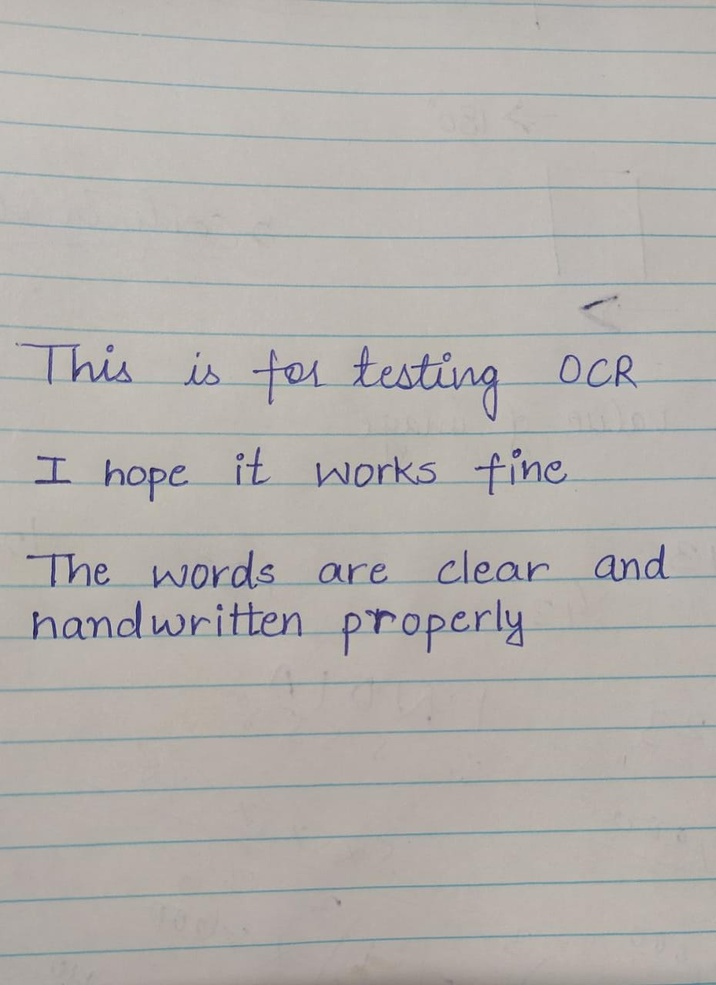
#> input picture test-bg/handc.jpeg, 716 x 985 px, shrunk from 930 x 1280 before the run
$ python bg-noise.py
#> lines starting #> are read from the running program, lines starting #| are printed output that depends on the picture; after the words box and inside, x2 and y2 are one past the last pixel; in counts of white or black regions, pixels touching at a corner belong together
import cv2
import pytesseract
from matplotlib import pyplot as plt

if __name__ == '__main__':
    img = cv2.imread('test-bg/handc.jpeg')
#> img is the input picture: shape (985, 716, 3); mean B, G, R 172.7, 176.1, 180.1
    img = cv2.medianBlur(img, 5)

    img_grey = cv2.cvtColor(img, cv2.COLOR_BGR2GRAY)
    th3 = cv2.adaptiveThreshold(img_grey, 255, cv2.ADAPTIVE_THRESH_GAUSSIAN_C, cv2.THRESH_BINARY_INV, 11, 2)
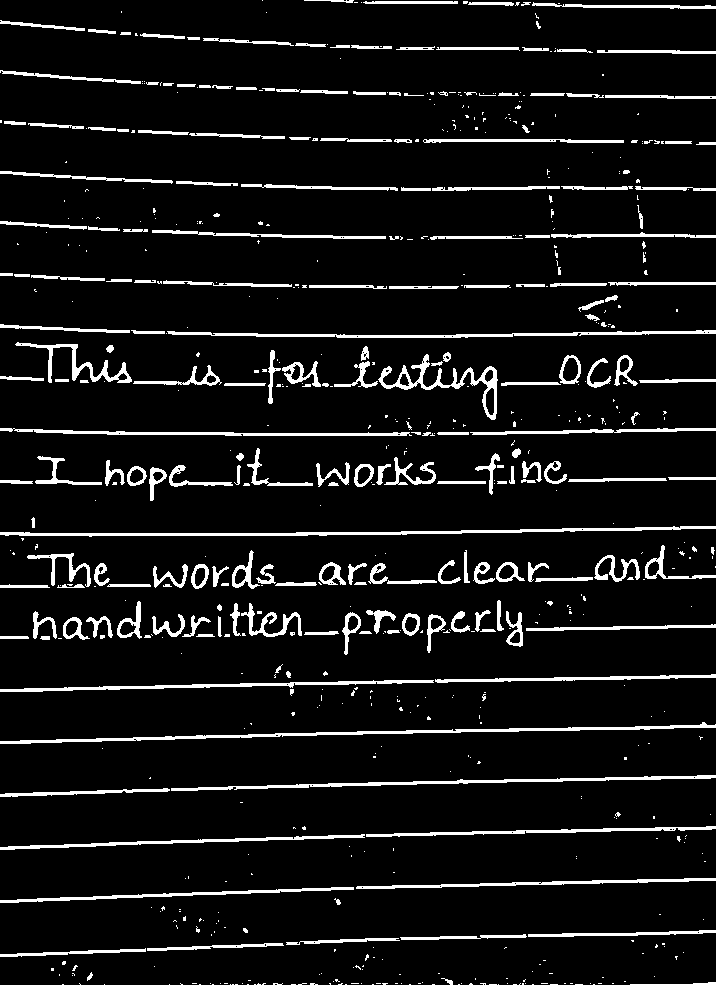
#> th3: shape (985, 716); 7.7% white; 687 white regions (467 under 20 px), largest, box (x1, y1, x2, y2) and area: (0, 722, 716, 744) 2266, (0, 526, 716, 537) 2207, (171, 775, 716, 791) 1720
    kernel = cv2.getStructuringElement(cv2.MORPH_RECT, (3,3))
    opening = cv2.morphologyEx(th3, cv2.MORPH_OPEN, kernel)
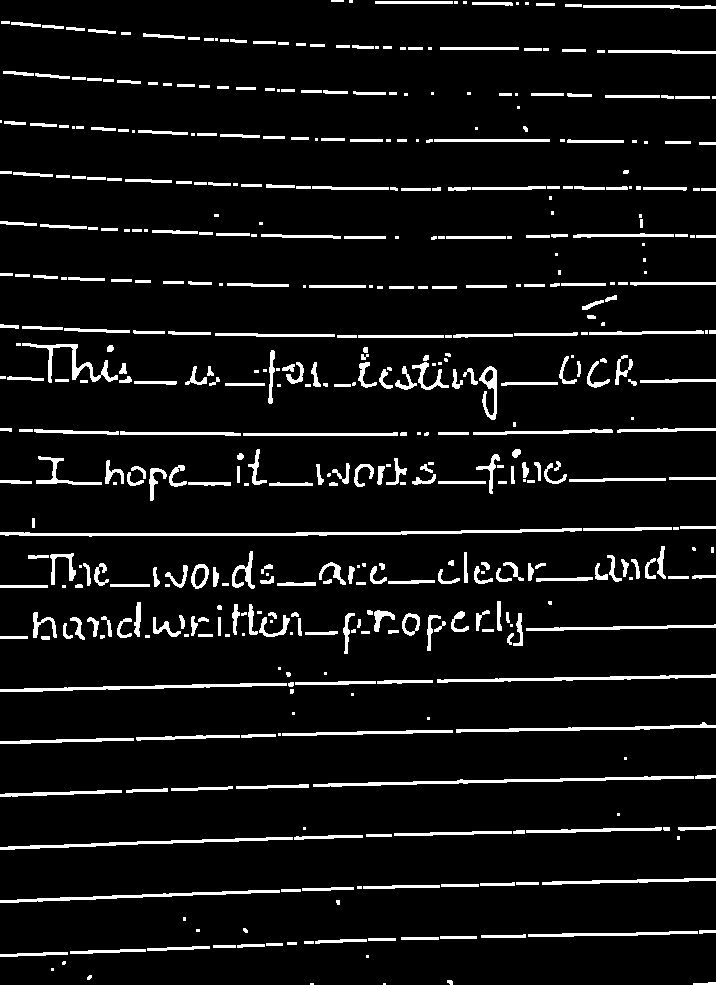
#> opening: shape (985, 716); 7.1% white; 495 white regions (125 under 20 px), largest, box (x1, y1, x2, y2) and area: (0, 528, 582, 537) 1798, (313, 776, 694, 787) 1204, (0, 683, 287, 692) 940

    result = 255 - opening
    print(pytesseract.image_to_string(result))
#> (this line was passed over: pytesseract is not available in this run)
    titles = ['Original Image', 'Adaptive Gaussian Thresholding', 'Final After Morph']
    images = [img, th3, result]
    cv2.imwrite('result/threshold.png', th3)
    cv2.imwrite('result/thresholdmorph.png', result)
    xrange = range
    for i in xrange(3):
        plt.subplot(2,2,i+1),plt.imshow(images[i],'gray')
        plt.title(titles[i])
        plt.xticks([]),plt.yticks([])
    plt.savefig("mygraph.png")
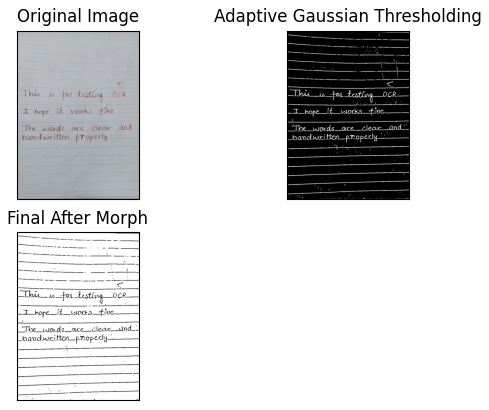
#> figure drawn by matplotlib, 3 panels; B, G, R data is drawn as R, G, B
    cv2.imshow('opening', opening)
    cv2.waitKey()

$ run again, with test-bg/hand.jpeg copied over test-bg/handc.jpeg
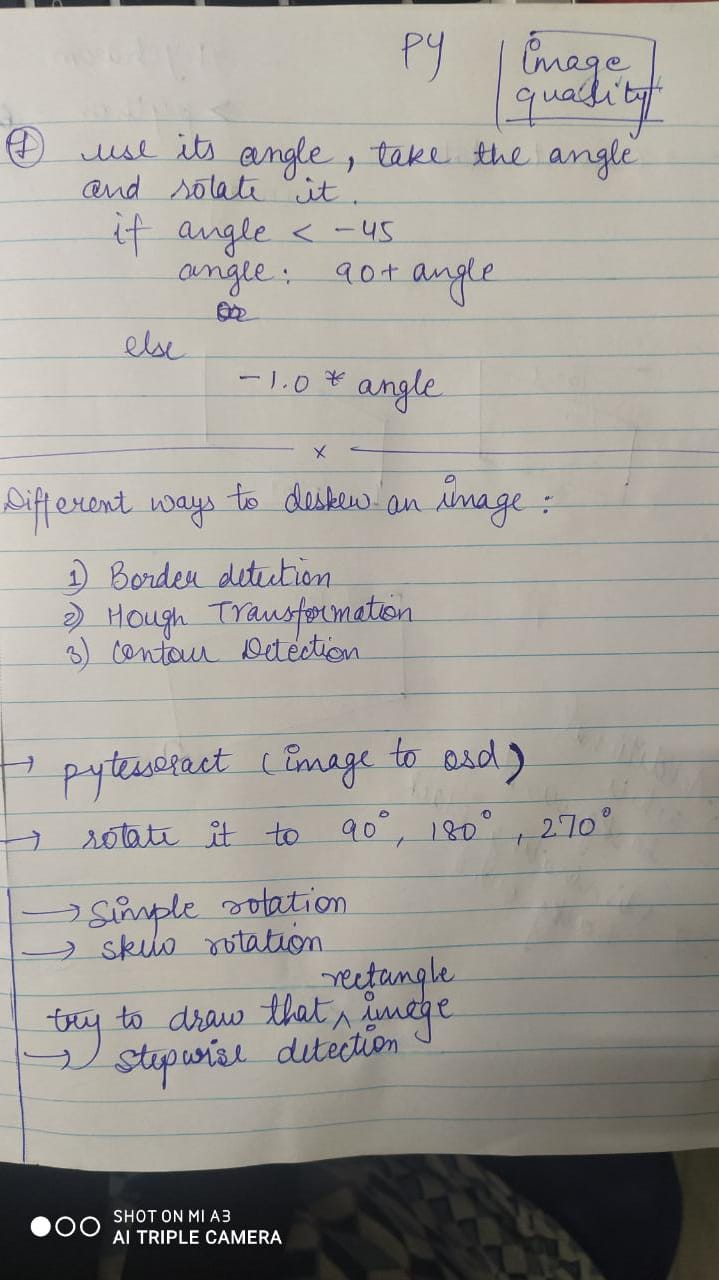
#> input picture test-bg/hand.jpeg, 719 x 1280 px
#> img is the input picture: shape (1280, 719, 3); mean B, G, R 152.3, 157.9, 161.4
#> `th3 = cv2.adaptiveThreshold(img_grey, 255, cv2.ADAPTIVE_THRESH_GAUSSIA..`:
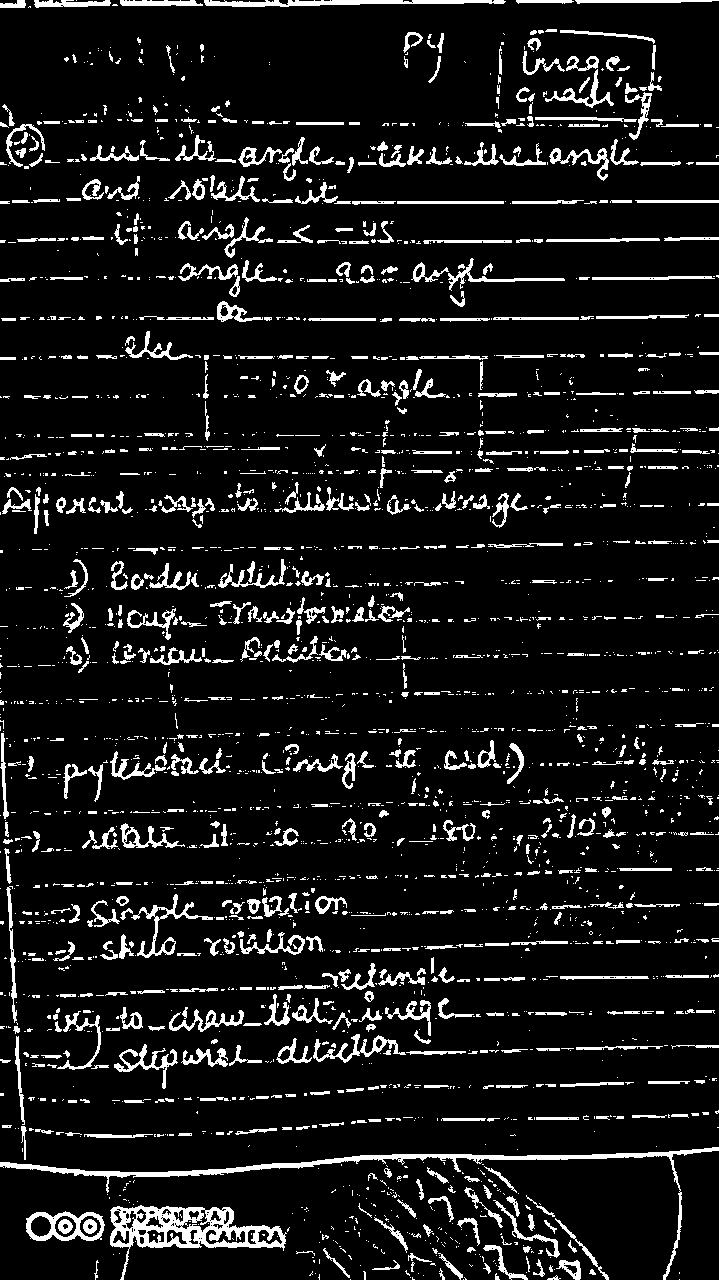
#> th3: shape (1280, 719); 9.2% white; 2951 white regions (2170 under 20 px), largest, box (x1, y1, x2, y2) and area: (110, 1205, 287, 1280) 4079, (0, 1147, 719, 1280) 3905, (204, 0, 506, 7) 1306
#> opening: shape (1280, 719); 6.7% white; 1627 white regions (750 under 20 px), largest, box (x1, y1, x2, y2) and area: (110, 1206, 286, 1248) 3583, (0, 1147, 719, 1177) 3378, (26, 1212, 104, 1241) 939
#> `plt.savefig("mygraph.png")`:
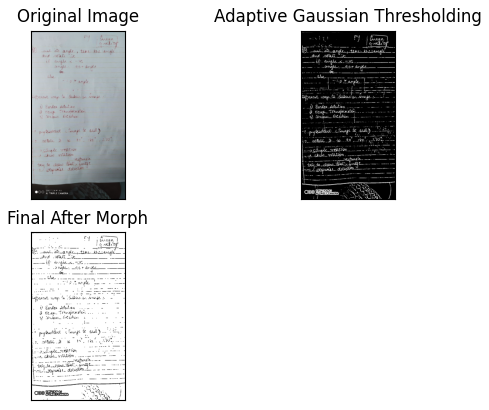
#> figure drawn by matplotlib, 3 panels; B, G, R data is drawn as R, G, B
